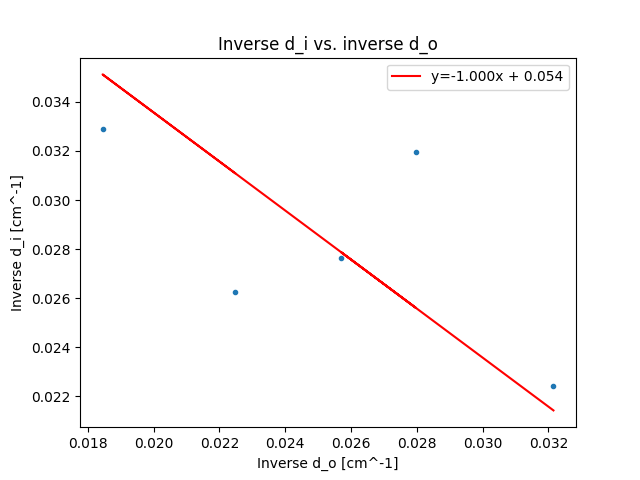

Write the Python code that produced this figure.
import matplotlib.pyplot as plt
import numpy as np
import math

# data 
o_dist = np.array([31.10, 38.90, 35.75, 54.20, 44.50]) # object dist (cm)
i_dist = np.array([44.65, 36.20, 31.30, 30.40, 38.10]) # image dist (cm)

# plot calcs
inv_d_o = 1 / o_dist
inv_d_i = 1 / i_dist

#coef = np.polyfit(inv_d_o, inv_d_i, 1)
#lin_func = np.poly1d(coef)
#yfit = lin_func(inv_d_o)

slope = -1
inter = np.mean(inv_d_i - (slope * inv_d_o))
yfit = (slope * inv_d_o) + inter

# plot
fig = plt.figure()
plt.xlabel("Inverse d_o [cm^-1]")
plt.ylabel("Inverse d_i [cm^-1]")
plt.title("Inverse d_i vs. inverse d_o")

plt.errorbar(inv_d_o, inv_d_i, fmt=".")
plt.plot(inv_d_o, yfit, label=f"y={slope:.3f}x + {inter:.3f}", color="red") 

"""
# agreement test
exp_f = 1 / coef[1]
acc_f = -15
error = 0.05

print("Agreement test: |exp - acc| <= 2 * sqrt(err^2 + err^2)")
print(f"Agreement test: |{exp_f:.3f} - {acc_f}| < = 2 * sqrt({error}^2 + {error}^2)")
print(f"Values agree? {abs(exp_f - acc_f):.3f} / {2*math.sqrt(2 * (error ** 2)):.3f} ; Values agree? {(abs(exp_f - acc_f) / (2* math.sqrt(2 * (error ** 2))) < 1)}")

"""


plt.legend()
plt.show()
